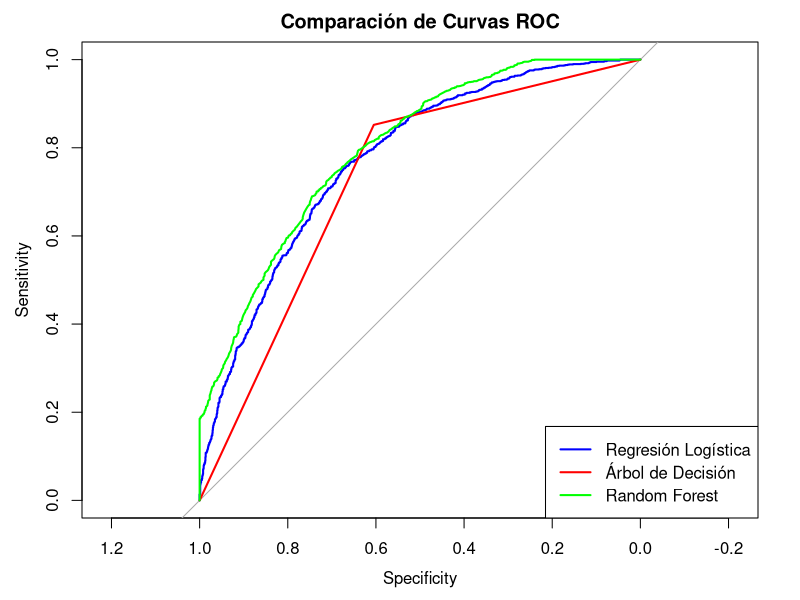

Reproduce this figure in R.
# Instalar librerías necesarias (si no las tienes instaladas)
if (!require("data.table")) install.packages("data.table")
if (!require("caret")) install.packages("caret")
if (!require("pROC")) install.packages("pROC")
if (!require("randomForest")) install.packages("randomForest")
if (!require("rpart")) install.packages("rpart")

# Cargar las librerías
library(data.table)
library(caret)
library(pROC)
library(randomForest)
library(rpart)


set.seed(42)

n <- 10000
edad <- sample(18:70, n, replace = TRUE)
ingreso <- sample(2000:10000, n, replace = TRUE)
genero <- sample(c("Hombre", "Mujer"), n, replace = TRUE)
visitas_web <- sample(0:50, n, replace = TRUE)

compra <- as.numeric(runif(n) < (0.3 * (edad < 30) + 0.5 * (ingreso > 5000) + 0.2 * (visitas_web > 20)))

datos <- data.table(edad, ingreso, genero, visitas_web, compra)

datos[, genero := as.numeric(genero == "Hombre")]

datos[, compra := as.factor(compra)]

head(datos)

set.seed(42)
trainIndex <- createDataPartition(datos$compra, p = 0.7, list = FALSE)
entrenamiento <- datos[trainIndex]
prueba <- datos[-trainIndex]

# 1. Modelo de Regresión Logística
modelo_log <- glm(compra ~ ., data = entrenamiento, family = "binomial")
pred_log <- predict(modelo_log, prueba, type = "response")

# 2. Modelo de Árbol de Decisión
modelo_tree <- rpart(compra ~ ., data = entrenamiento, method = "class")
pred_tree <- predict(modelo_tree, prueba, type = "prob")[,2]

# 3. Modelo de Random Forest
modelo_rf <- randomForest(compra ~ ., data = entrenamiento)
pred_rf <- predict(modelo_rf, prueba, type = "prob")[,2]

# Calcular las curvas ROC
roc_log <- roc(as.numeric(prueba$compra) - 1, pred_log)
auc_log <- auc(roc_log)

roc_tree <- roc(as.numeric(prueba$compra) - 1, pred_tree)
auc_tree <- auc(roc_tree)

roc_rf <- roc(as.numeric(prueba$compra) - 1, pred_rf)
auc_rf <- auc(roc_rf)

# Mostrar los valores AUC
cat("AUC de los modelos:\n")
cat("Regresión Logística:", auc_log, "\n")
cat("Árbol de Decisión:", auc_tree, "\n")
cat("Random Forest:", auc_rf, "\n")

# Graficar las curvas ROC
plot(roc_log, col = "blue", lwd = 2, main = "Comparación de Curvas ROC")
lines(roc_tree, col = "red", lwd = 2)
lines(roc_rf, col = "green", lwd = 2)
legend("bottomright", legend = c("Regresión Logística", "Árbol de Decisión", "Random Forest"),
       col = c("blue", "red", "green"), lwd = 2)
